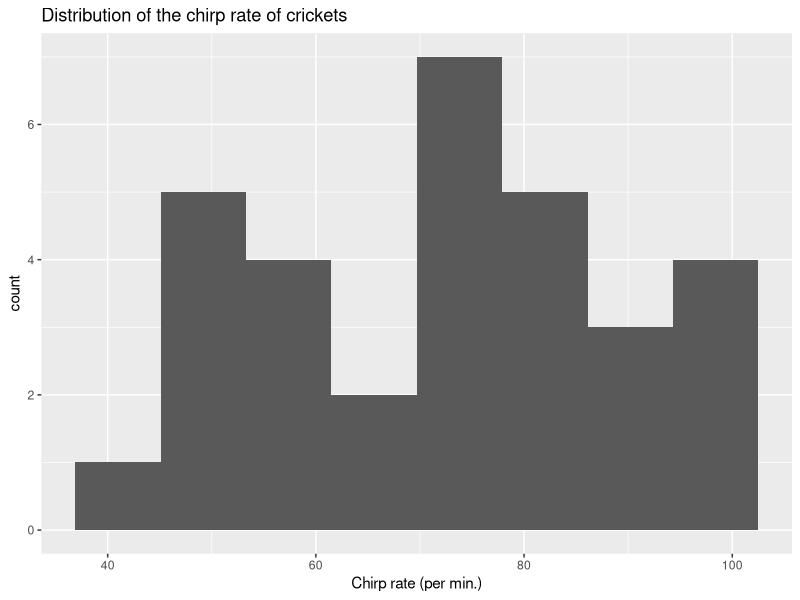
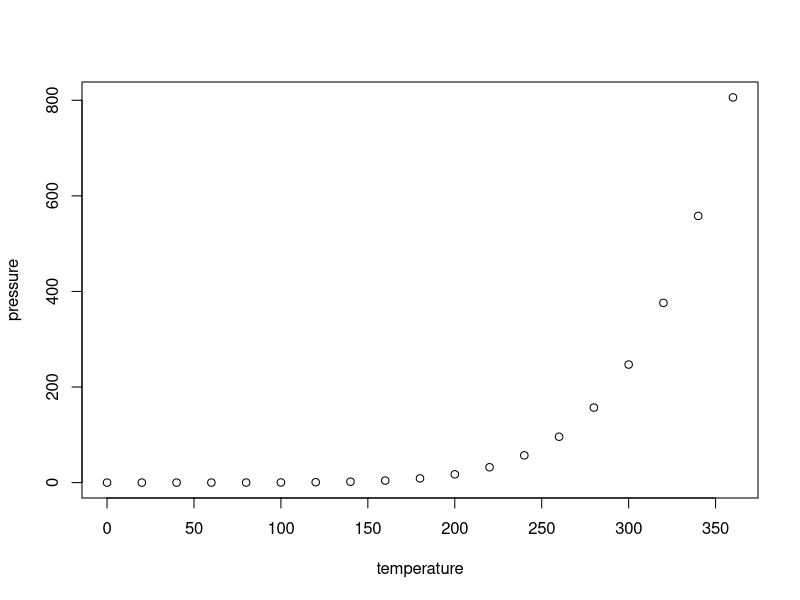

These charts were generated, in order, by the following R code:
## ---- chunk 1
knitr::opts_chunk$set(echo = TRUE)
library('tidyverse') ; library('modeldata')
## ---- chunk 2
data(crickets, package = "modeldata")
names(crickets)
## ---- chunk 3
summary(crickets)
ggplot(crickets, aes(x = rate)) +
  geom_histogram(bins = 8) + 
  ggtitle("Distribution of the chirp rate of crickets") +
  xlab('Chirp rate (per min.)')
## ---- chunk 4
plot(pressure)
